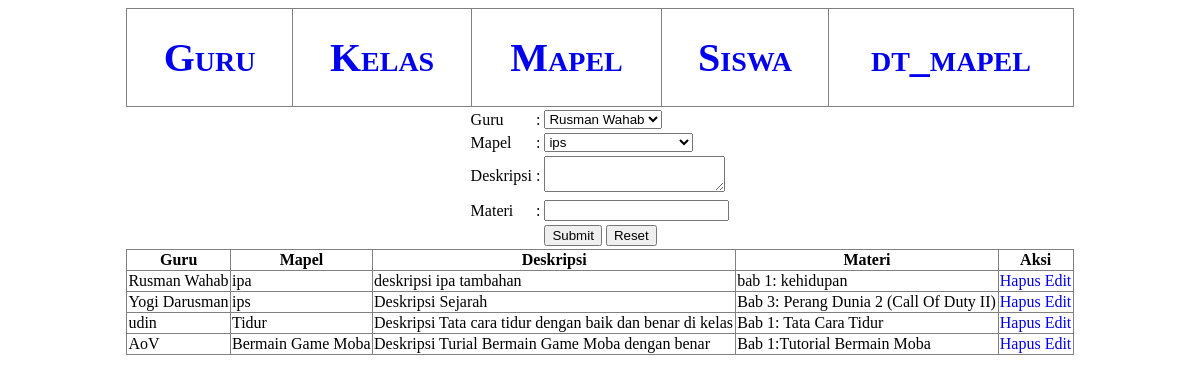
Page /dt_mapel/index.php on the committed database.
### tables this page shows
CREATE TABLE `dt_mapel` (
  `id` int(11) NOT NULL,
  `materi` text NOT NULL,
  `deskripsi` text NOT NULL,
  `file` varchar(50) NOT NULL,
  `id_mapel` int(11) NOT NULL,
  `id_guru` int(11) NOT NULL
);

CREATE TABLE `guru` (
  `id` int(11) NOT NULL,
  `nip` varchar(20) NOT NULL,
  `nama` varchar(50) NOT NULL,
  `password` varchar(60) NOT NULL
);

CREATE TABLE `mapel` (
  `id` int(11) NOT NULL,
  `nama` varchar(50) NOT NULL
);

### dt_mapel/index.php (the view, shortened to what this page needs)
<?php
	require '../koneksi.php';
?>
<!DOCTYPE html>
<html lang="en">
<head>
	<link rel="stylesheet" href="../style.css">
</head>
<body>
	<table border="1px" class="nav">
		<tr>
			<td><a href="../guru/">Guru</a></td>
			<td><a href="../kelas">Kelas</a></td>
			<td><a href="../mapel/">Mapel</a></td>
			<td><a href="../siswa/">Siswa</a></td>
			<td><a href="index.php">dt_mapel</a></td>
		</tr>
	</table>
	<center>
		<form action="tambah.php" method="post">
			<table>
				<tr>
					<td>Guru</td>
					<td>:</td>
					<td>
						<select name="id_guru">
							<?php
								$res = mysqli_query($db, "SELECT * FROM guru");
								while ( $row = mysqli_fetch_assoc($res) ) {
									?>
										<option value="<?=$row['id']?>"><?=$row['nama']?></option>
									<?php
								}
							?>
						</select>
					</td>
				</tr>
				<tr>
					<td>Mapel</td>
					<td>:</td>
					<td>
						<select name="id_mapel">
							<?php
								$res = mysqli_query($db, "SELECT * FROM mapel");
								while ( $row = mysqli_fetch_assoc($res) ) {
									?>
										<option value="<?=$row['id']?>"><?=$row['nama']?></option>
									<?php
								}
							?>
						</select>
					</td>
				</tr>
				<tr>
					<td>Deskripsi</td>
					<td>:</td>
					<td><textarea name="deskripsi"></textarea></td>
				</tr>
				<tr>
					<td>Materi</td>
					<td>:</td>
					<td><input type="text" name="materi"></td>
				</tr>
				<tr>
					<td></td>
					<td></td>
					<td>
						<input type="submit">
						<input type="reset">
					</td>
				</tr>
			</table>
		</form>
	</center>
	<table border="1px" id="tampil">
		<tr>
			<th>Guru</th>
			<th>Mapel</th>
			<th>Deskripsi</th>
			<th>Materi</th>
			<th>Aksi</th>
		</tr>
		<?php
			$q = mysqli_query($db, 'SELECT dt_mapel.*, guru.id AS id_guru, guru.nama AS guru_nama, mapel.id AS id_mapel, mapel.nama AS mapel_nama FROM dt_mapel INNER JOIN mapel ON mapel.id = dt_mapel.id_mapel INNER JOIN guru ON guru.id = dt_mapel.id_guru');
			while ($row = mysqli_fetch_assoc($q)) {
		?>
			<tr>
				<td><?=$row['guru_nama']?></td>
				<td><?=$row['mapel_nama']?></td>
				<td><?=$row['deskripsi']?></td>
				<td><?=$row['materi']?></td>
				<td>
					<a href="hapus.php?id=<?=$row['id']?>">Hapus</a>
					<a href="edit.php?id=<?=$row['id']?>&materi=<?=$row['materi']?>&deskripsi=<?=$row['deskripsi']?>&id_mapel=<?=$row['id_mapel']?>&id_guru=<?=$row['id_guru']?>">Edit</a>
				</td>
			</tr>
		<?php } ?>
	</table>
</body>
</html>

### style.css (style rules this page uses)
table#tampil { border-collapse: collapse; width: 80%; margin: 0 auto; }
table.nav { border-collapse: collapse; width: 80%; margin: 0 auto; text-align: center; }
.nav td { padding: 25px; font-variant: small-caps; font-weight: bold; font-size: 40px; }
a { text-decoration: none; }

### rows in the picture
dt_mapel: id_guru.nama "Rusman Wahab", id_mapel.nama "ipa", deskripsi "deskripsi ipa tambahan", materi "bab 1: kehidupan"
dt_mapel: id_guru.nama "Yogi Darusman", id_mapel.nama "ips", deskripsi "Deskripsi Sejarah", materi "Bab 3: Perang Dunia 2 (Call Of Duty II)"
dt_mapel: id_guru.nama "udin", id_mapel.nama "Tidur", deskripsi "Deskripsi Tata cara tidur dengan baik dan benar di kelas", materi "Bab 1: Tata Cara Tidur"
dt_mapel: id_guru.nama "AoV", id_mapel.nama "Bermain Game Moba", deskripsi "Deskripsi Turial Bermain Game Moba dengan benar", materi "Bab 1:Tutorial Bermain Moba"

### other values in the picture
form field id_guru "Rusman Wahab"
form field id_mapel "ips"
